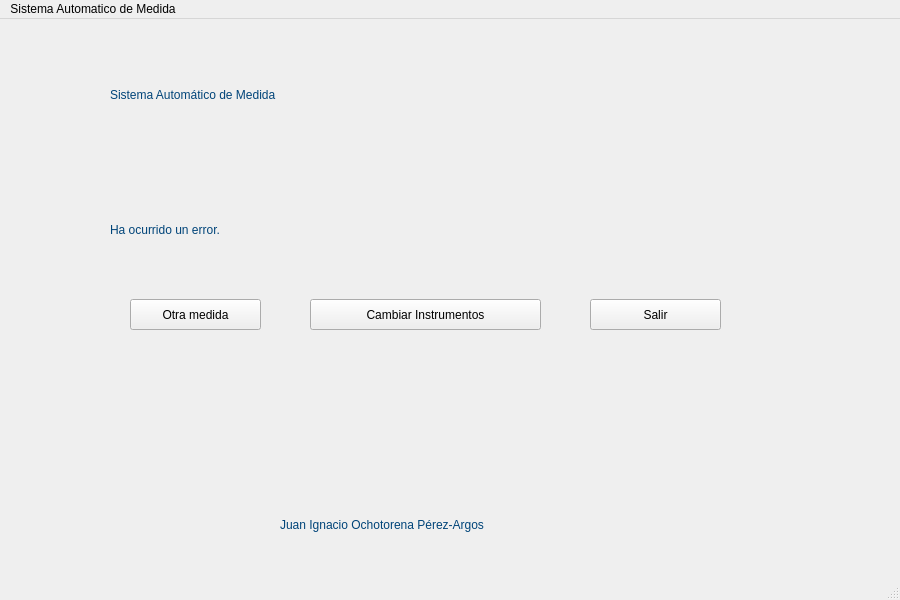
<?xml version="1.0" encoding="UTF-8"?>
<ui version="4.0">
 <class>MainWindow</class>
 <widget class="QMainWindow" name="MainWindow">
  <property name="geometry">
   <rect>
    <x>0</x>
    <y>0</y>
    <width>900</width>
    <height>600</height>
   </rect>
  </property>
  <property name="maximumSize">
   <size>
    <width>900</width>
    <height>600</height>
   </size>
  </property>
  <property name="windowTitle">
   <string>MainWindow</string>
  </property>
  <widget class="QWidget" name="centralwidget">
   <widget class="QLabel" name="label">
    <property name="geometry">
     <rect>
      <x>110</x>
      <y>30</y>
      <width>731</width>
      <height>91</height>
     </rect>
    </property>
    <property name="styleSheet">
     <string notr="true">color:rgb(0, 68, 121);
font: 36pt &quot;Nirmala UI&quot;;</string>
    </property>
    <property name="text">
     <string>Sistema Automático de Medida</string>
    </property>
   </widget>
   <widget class="QLabel" name="label_2">
    <property name="geometry">
     <rect>
      <x>110</x>
      <y>160</y>
      <width>661</width>
      <height>101</height>
     </rect>
    </property>
    <property name="styleSheet">
     <string notr="true">color:rgb(0, 68, 121);
font: 16pt &quot;Nirmala UI&quot;;</string>
    </property>
    <property name="text">
     <string>Ha ocurrido un error.</string>
    </property>
   </widget>
   <widget class="QLabel" name="label_5">
    <property name="geometry">
     <rect>
      <x>280</x>
      <y>470</y>
      <width>381</width>
      <height>71</height>
     </rect>
    </property>
    <property name="styleSheet">
     <string notr="true">color:rgb(0, 68, 121);
font: 15pt &quot;Nirmala UI&quot;;</string>
    </property>
    <property name="text">
     <string>Juan Ignacio Ochotorena Pérez-Argos</string>
    </property>
   </widget>
   <widget class="QPushButton" name="otra_medida">
    <property name="geometry">
     <rect>
      <x>130</x>
      <y>280</y>
      <width>131</width>
      <height>31</height>
     </rect>
    </property>
    <property name="styleSheet">
     <string notr="true">
font: 15pt &quot;Nirmala UI&quot;;</string>
    </property>
    <property name="text">
     <string>Otra medida</string>
    </property>
   </widget>
   <widget class="QPushButton" name="salir">
    <property name="geometry">
     <rect>
      <x>590</x>
      <y>280</y>
      <width>131</width>
      <height>31</height>
     </rect>
    </property>
    <property name="styleSheet">
     <string notr="true">
font: 15pt &quot;Nirmala UI&quot;;</string>
    </property>
    <property name="text">
     <string>Salir</string>
    </property>
   </widget>
   <widget class="QPushButton" name="pushButton_3">
    <property name="geometry">
     <rect>
      <x>310</x>
      <y>280</y>
      <width>231</width>
      <height>31</height>
     </rect>
    </property>
    <property name="styleSheet">
     <string notr="true">
font: 15pt &quot;Nirmala UI&quot;;</string>
    </property>
    <property name="text">
     <string>Cambiar Instrumentos</string>
    </property>
   </widget>
  </widget>
  <widget class="QMenuBar" name="menubar">
   <property name="geometry">
    <rect>
     <x>0</x>
     <y>0</y>
     <width>900</width>
     <height>21</height>
    </rect>
   </property>
   <property name="maximumSize">
    <size>
     <width>16777205</width>
     <height>16777215</height>
    </size>
   </property>
   <widget class="QMenu" name="menudfgagf">
    <property name="title">
     <string>Sistema Automatico de Medida</string>
    </property>
   </widget>
   <addaction name="menudfgagf"/>
  </widget>
  <widget class="QStatusBar" name="statusbar"/>
 </widget>
 <resources/>
 <connections/>
</ui>
